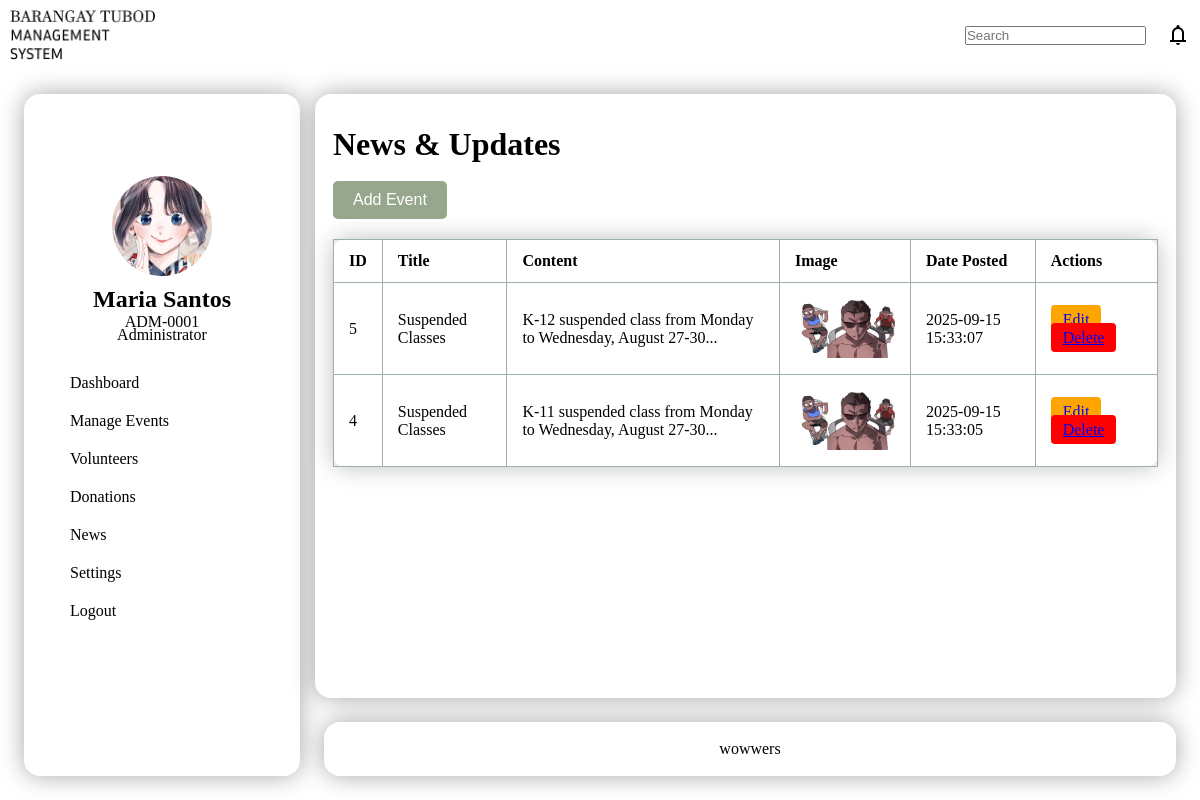
/reports_admin.php (signed in), run on the app's committed database.
### tables this page shows
CREATE TABLE `news` (
  `id` int(11) NOT NULL,
  `title` varchar(255) NOT NULL,
  `content` text NOT NULL,
  `image` varchar(255) DEFAULT NULL,
  `created_at` timestamp NOT NULL DEFAULT current_timestamp()
);

### reports_admin.php (the view, shortened to what this page needs)
<?php
include 'login-checker.php';
$adminName = htmlspecialchars($_SESSION['first_name'] . " " . $_SESSION['last_name']);
$Idnumber = htmlspecialchars($_SESSION['id_number']);
$result = $conn->query("SELECT * FROM news ORDER BY id DESC");
?>
<!DOCTYPE html>
<html lang="en">
<head>
    <link rel="stylesheet" href="new.css">
</head>
<body>
    <nav>
        <img src="logo.png" alt="logo">
        <ul>
            <li><input type="text" placeholder="Search"></li>
            <span class="material-symbols-outlined">notifications</span>
        </ul>
    </nav>
    <aside>
        <div>
            <img src="prof.png" alt="profile picture">
            <h2><?php echo $adminName; ?></h2>
            <p><?php echo $Idnumber ; ?></p>
            <p>Administrator</p>
        </div>
        <ul>
            <li><a href="admin.php">Dashboard</a></li>
            <li><a href="event_admin.php">Manage Events</a></li>
            <li><a href="">Volunteers</a></li>
            <li><a href="">Donations</a></li>
            <li><a href="">News</a></li>
            <li><a href="">Settings</a></li>
            <li><a href="logout.php">Logout</a></li>
        </ul>
    </aside>
    <main>
        <h1>News & Updates</h1> <br>
        <a href="add_event.php"><button>Add Event</button></a>
        <br>
        <div class="event_list">
            <table>
                <tr>
                    <th>ID</th>
                    <th>Title</th>
                    <th>Content</th>
                    <th>Image</th>
                    <th>Date Posted</th>
                    <th>Actions</th>
                </tr>
                <?php while ($row = $result->fetch_assoc()): ?>
                <tr>
                    <td><?php echo $row['id']; ?></td>
                    <td><?php echo $row['title']; ?></td>
                    <td><?php echo substr($row['content'], 0, 100) . '...'; ?></td>
                    <td>
                        <?php if (!empty($row['image'])): ?>
                            <img src="uploads/<?php echo $row['image']; ?>" width="100">
                        <?php else: ?>
                            No Image
                        <?php endif; ?>
                    </td>
                    <td><?php echo $row['created_at']; ?></td>
                    <td>
                        <a href="edit_news.php?id=<?php echo $row['id']; ?>" class="btn btn-edit">Edit</a>
                        <a href="delete_news.php?id=<?php echo $row['id']; ?>" class="btn btn-delete" onclick="return confirm('Delete this news?')">Delete</a>
                    </td>
                </tr>
                <?php endwhile; ?>
            </table>
        </div>
    </main>
    <footer>wowwers</footer>
</body>
</html>

### new.css (style rules this page uses)
* { margin: 0; padding: 0; }
body { min-height: 100vh; display: grid; grid-template-columns: 300px 1fr; grid-template-rows: auto 1fr auto; grid-template-areas: "navbar navbar" "sidebar main" "sidebar footer"; }
nav { grid-area: navbar; display: flex; justify-content: space-between; align-items: center; }
nav img { height: 50px; margin: 10px; }
nav ul { list-style: none; display: flex; gap: 20px; justify-content: flex-end; align-items: center; margin: 0; padding: 0 10px; }
aside { grid-area: sidebar; box-shadow: 0 0 24px 0 rgba(0,0,0,0.35); padding: 32px 16px; background: #fff; border-radius: 16px; margin: 24px 0 24px 24px; }
aside img { width: 100px; height: 100px; display: block; object-fit: cover; margin: 0 auto; border-radius: 50%; }
aside div { text-align: center; margin-top: 50px; }
aside div h2 { margin: 10px 0 5px 0; }
aside div p { margin-top: -5px; }
aside ul { list-style: none; padding: 0; margin-top: 30px; align-items: left; display: flex; flex-direction: column; margin-left: 30px; gap: 20px; }
aside ul li { cursor: pointer; }
aside ul li a { text-decoration: none; color: black; }
main { grid-area: main; box-shadow: 0 0 24px 0 rgba(0,0,0,0.35); padding: 32px 18px; background: #fff; border-radius: 16px; margin: 24px 24px 24px 15px; }
.event_list { width: 100%; border-collapse: collapse; margin-top: 20px; box-shadow: 0 0 24px 0 rgba(0,0,0,0.25); border-radius: 12px; }
.event_list table { width: 100%; border-collapse: collapse; }
.event_list th, .event_list td { padding: 12px 15px; border: 1px solid #9CAFAA; text-align: left; }
.btn { padding: 6px 12px; border: none; cursor: pointer; border-radius: 4px; }
.btn-edit { background: orange; }
.btn-delete { background: red; }
button { background-color: #96A78D; color: white; border: none; padding: 10px 20px; border-radius: 5px; cursor: pointer; font-size: 16px; }
footer { grid-area: footer; background: #fff; box-shadow: 0 0 24px 0 rgba(0,0,0,0.35); border-radius: 16px; padding: 18px 24px; margin: 0 24px 24px 24px; text-align: center; }

### data on the page
news: id "5", title "Suspended Classes", content "K-12 suspended class from Monday to Wednesday, August 27-30", image (picture), created_at "2025-09-15 15:33:07"
news: id "4", title "Suspended Classes", content "K-11 suspended class from Monday to Wednesday, August 27-30", image (picture), created_at "2025-09-15 15:33:05"

### other printed values
$adminName "Maria Santos"
$Idnumber "ADM-0001"
